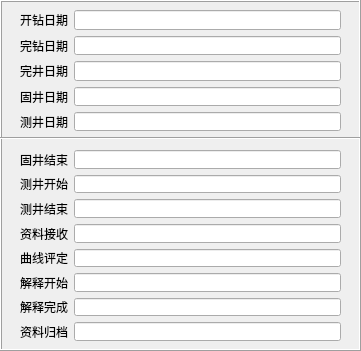
     <widget class="QFrame" name="frame_3">
      <property name="geometry">
       <rect>
        <x>20</x>
        <y>370</y>
        <width>361</width>
        <height>351</height>
       </rect>
      </property>
      <property name="styleSheet">
       <string notr="true">font: 10pt &quot;黑体&quot;;</string>
      </property>
      <property name="frameShape">
       <enum>QFrame::Box</enum>
      </property>
      <property name="frameShadow">
       <enum>QFrame::Raised</enum>
      </property>
      <widget class="QWidget" name="layoutWidget_29">
       <property name="geometry">
        <rect>
         <x>20</x>
         <y>10</y>
         <width>321</width>
         <height>121</height>
        </rect>
       </property>
       <layout class="QGridLayout" name="gridLayout">
        <item row="0" column="0">
         <widget class="QLabel" name="label_19">
          <property name="styleSheet">
           <string notr="true">font: 10pt &quot;黑体&quot;;</string>
          </property>
          <property name="text">
           <string>开钻日期</string>
          </property>
         </widget>
        </item>
        <item row="0" column="1">
         <widget class="QLineEdit" name="lineEdit_20">
          <property name="styleSheet">
           <string notr="true">font: 10pt &quot;黑体&quot;;</string>
          </property>
         </widget>
        </item>
        <item row="1" column="0">
         <widget class="QLabel" name="label_15">
          <property name="styleSheet">
           <string notr="true">font: 10pt &quot;黑体&quot;;</string>
          </property>
          <property name="text">
           <string>完钻日期</string>
          </property>
         </widget>
        </item>
        <item row="1" column="1">
         <widget class="QLineEdit" name="lineEdit_21">
          <property name="styleSheet">
           <string notr="true">font: 10pt &quot;黑体&quot;;</string>
          </property>
          <property name="text">
           <string/>
          </property>
         </widget>
        </item>
        <item row="2" column="0">
         <widget class="QLabel" name="label_34">
          <property name="styleSheet">
           <string notr="true">font: 10pt &quot;黑体&quot;;</string>
          </property>
          <property name="text">
           <string>完井日期</string>
          </property>
         </widget>
        </item>
        <item row="2" column="1">
         <widget class="QLineEdit" name="lineEdit_39">
          <property name="styleSheet">
           <string notr="true">font: 10pt &quot;黑体&quot;;</string>
          </property>
          <property name="text">
           <string/>
          </property>
         </widget>
        </item>
        <item row="3" column="0">
         <widget class="QLabel" name="label_18">
          <property name="styleSheet">
           <string notr="true">font: 10pt &quot;黑体&quot;;</string>
          </property>
          <property name="text">
           <string>固井日期</string>
          </property>
         </widget>
        </item>
        <item row="3" column="1">
         <widget class="QLineEdit" name="lineEdit_22">
          <property name="styleSheet">
           <string notr="true">font: 10pt &quot;黑体&quot;;</string>
          </property>
          <property name="text">
           <string/>
          </property>
         </widget>
        </item>
        <item row="4" column="0">
         <widget class="QLabel" name="label_35">
          <property name="styleSheet">
           <string notr="true">font: 10pt &quot;黑体&quot;;</string>
          </property>
          <property name="text">
           <string>测井日期</string>
          </property>
         </widget>
        </item>
        <item row="4" column="1">
         <widget class="QLineEdit" name="lineEdit_40">
          <property name="styleSheet">
           <string notr="true">font: 10pt &quot;黑体&quot;;</string>
          </property>
          <property name="text">
           <string/>
          </property>
         </widget>
        </item>
       </layout>
      </widget>
      <widget class="QWidget" name="layoutWidget_30">
       <property name="geometry">
        <rect>
         <x>20</x>
         <y>150</y>
         <width>321</width>
         <height>191</height>
        </rect>
       </property>
       <layout class="QFormLayout" name="formLayout">
        <item row="0" column="0">
         <widget class="QLabel" name="label_81">
          <property name="styleSheet">
           <string notr="true">font: 10pt &quot;黑体&quot;;</string>
          </property>
          <property name="text">
           <string>固井结束</string>
          </property>
         </widget>
        </item>
        <item row="0" column="1">
         <widget class="QLineEdit" name="lineEdit_101">
          <property name="styleSheet">
           <string notr="true">font: 10pt &quot;黑体&quot;;</string>
          </property>
         </widget>
        </item>
        <item row="1" column="0">
         <widget class="QLabel" name="label_82">
          <property name="styleSheet">
           <string notr="true">font: 10pt &quot;黑体&quot;;</string>
          </property>
          <property name="text">
           <string>测井开始</string>
          </property>
         </widget>
        </item>
        <item row="1" column="1">
         <widget class="QLineEdit" name="lineEdit_104">
          <property name="styleSheet">
           <string notr="true">font: 10pt &quot;黑体&quot;;</string>
          </property>
          <property name="text">
           <string/>
          </property>
         </widget>
        </item>
        <item row="2" column="0">
         <widget class="QLabel" name="label_124">
          <property name="styleSheet">
           <string notr="true">font: 10pt &quot;黑体&quot;;</string>
          </property>
          <property name="text">
           <string>测井结束</string>
          </property>
         </widget>
        </item>
        <item row="2" column="1">
         <widget class="QLineEdit" name="lineEdit_121">
          <property name="styleSheet">
           <string notr="true">font: 10pt &quot;黑体&quot;;</string>
          </property>
          <property name="text">
           <string/>
          </property>
         </widget>
        </item>
        <item row="3" column="0">
         <widget class="QLabel" name="label_31">
          <property name="styleSheet">
           <string notr="true">font: 10pt &quot;黑体&quot;;</string>
          </property>
          <property name="text">
           <string>资料接收</string>
          </property>
         </widget>
        </item>
        <item row="3" column="1">
         <widget class="QLineEdit" name="lineEdit_33">
          <property name="styleSheet">
           <string notr="true">font: 10pt &quot;黑体&quot;;</string>
          </property>
          <property name="text">
           <string/>
          </property>
         </widget>
        </item>
        <item row="4" column="0">
         <widget class="QLabel" name="label_32">
          <property name="styleSheet">
           <string notr="true">font: 10pt &quot;黑体&quot;;</string>
          </property>
          <property name="text">
           <string>曲线评定</string>
          </property>
         </widget>
        </item>
        <item row="4" column="1">
         <widget class="QLineEdit" name="lineEdit_34">
          <property name="styleSheet">
           <string notr="true">font: 10pt &quot;黑体&quot;;</string>
          </property>
          <property name="text">
           <string/>
          </property>
         </widget>
        </item>
        <item row="5" column="0">
         <widget class="QLabel" name="label_28">
          <property name="styleSheet">
           <string notr="true">font: 10pt &quot;黑体&quot;;</string>
          </property>
          <property name="text">
           <string>解释开始</string>
          </property>
         </widget>
        </item>
        <item row="5" column="1">
         <widget class="QLineEdit" name="lineEdit_30">
          <property name="styleSheet">
           <string notr="true">font: 10pt &quot;黑体&quot;;</string>
          </property>
          <property name="text">
           <string/>
          </property>
         </widget>
        </item>
        <item row="6" column="0">
         <widget class="QLabel" name="label_50">
          <property name="styleSheet">
           <string notr="true">font: 10pt &quot;黑体&quot;;</string>
          </property>
          <property name="text">
           <string>解释完成</string>
          </property>
         </widget>
        </item>
        <item row="6" column="1">
         <widget class="QLineEdit" name="lineEdit_55">
          <property name="styleSheet">
           <string notr="true">font: 10pt &quot;黑体&quot;;</string>
          </property>
         </widget>
        </item>
        <item row="7" column="0">
         <widget class="QLabel" name="label_30">
          <property name="styleSheet">
           <string notr="true">font: 10pt &quot;黑体&quot;;</string>
          </property>
          <property name="text">
           <string>资料归档</string>
          </property>
         </widget>
        </item>
        <item row="7" column="1">
         <widget class="QLineEdit" name="lineEdit_32">
          <property name="styleSheet">
           <string notr="true">font: 10pt &quot;黑体&quot;;</string>
          </property>
          <property name="text">
           <string/>
          </property>
         </widget>
        </item>
       </layout>
      </widget>
      <widget class="Line" name="line">
       <property name="geometry">
        <rect>
         <x>0</x>
         <y>130</y>
         <width>361</width>
         <height>16</height>
        </rect>
       </property>
       <property name="orientation">
        <enum>Qt::Horizontal</enum>
       </property>
      </widget>
     </widget>
